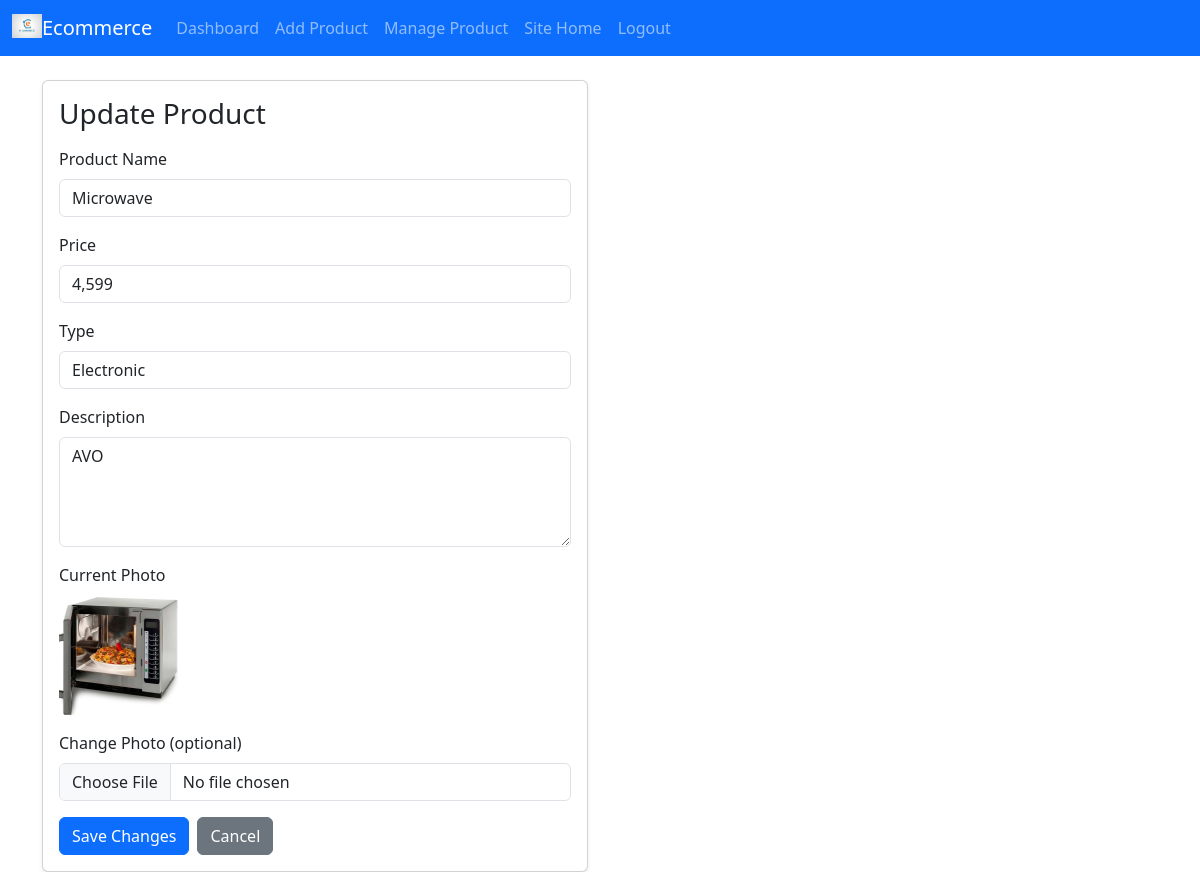
/admin-app/product_update/2 (signed in), run on the app's committed database.
### admindashboard/models.py (models this page shows, shortened)
class product(models.Model):
    pname = models.CharField(max_length=225)
    pprice = models.CharField(max_length=225)
    pdescription = models.TextField()
    pphoto = models.ImageField(upload_to='product_photo/')
    ptype = models.CharField(max_length=225)

### admindashboard/views.py (the view, shortened to what this page needs)
# urls.py: path('product_update/<int:id>', views.product_update, name='product_update'),
def product_update(request, id):
    current_admin = _get_logged_in_admin(request)
    if current_admin is None:
        messages.error(request, 'Please login first.')
        return redirect('admin_login')
    prod = get_object_or_404(product, id=id)
    return render(request, 'update_product.html', {'admin_name': current_admin.name, 'product': prod})

### admindashboard/views.py (called while the page is built)
def _get_logged_in_admin(request):
    admin_id = request.session.get('admin_id')
    admin_email = request.session.get('admin_email')
    if not admin_id or not admin_email:
        return None
    try:
        return admin_user.objects.get(id=admin_id, email=admin_email)
    except admin_user.DoesNotExist:
        request.session.pop('admin_id', None)
        request.session.pop('admin_email', None)
        request.session.pop('admin_name', None)
        return None

### admindashboard/templates/update_product.html (shortened to what this page needs)
{% extends "admin_main.html" %}
{% block content %}
<div class="row g-4">
    <div class="col-lg-6">
        <div class="card shadow-sm">
            <div class="card-body">
                <h1 class="h3 mb-3">Update Product</h1>
                <form method="post" enctype="multipart/form-data">
                    <div class="mb-3">
                        <label for="pname" class="form-label">Product Name</label>
                        <input type="text" id="pname" name="pname" class="form-control" required value="{{ product.pname }}">
                    </div>
                    <div class="mb-3">
                        <label for="pprice" class="form-label">Price</label>
                        <input type="text" id="pprice" name="pprice" class="form-control" required value="{{ product.pprice }}">
                    </div>
                    <div class="mb-3">
                        <label for="ptype" class="form-label">Type</label>
                        <input type="text" id="ptype" name="ptype" class="form-control" required value="{{ product.ptype }}">
                    </div>
                    <div class="mb-3">
                        <label for="pdescription" class="form-label">Description</label>
                        <textarea id="pdescription" name="pdescription" rows="4" class="form-control" required>{{ product.pdescription }}</textarea>
                    </div>
                    <div class="mb-3">
                        <label class="form-label">Current Photo</label>
                        <div>
                            <img src="{{ product.pphoto.url }}" width="120" height="120" class="rounded" alt="Current product photo">
                        </div>
                    </div>
                    <div class="mb-3">
                        <label for="pphoto" class="form-label">Change Photo (optional)</label>
                        <input type="file" id="pphoto" name="pphoto" accept="image/*" class="form-control">
                    </div>
                    <div class="d-flex gap-2">
                        <button type="submit" class="btn btn-primary">Save Changes</button>
                        <a href="{% url 'manage_product' %}" class="btn btn-secondary">Cancel</a>
                    </div>
                </form>
            </div>
        </div>
    </div>
</div>
{% endblock %}

### data on the page
product: pname "Microwave", pprice "4,599", ptype "Electronic", pdescription "AVO", pphoto (picture)
